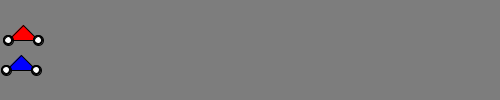
Frame 1 (no input)
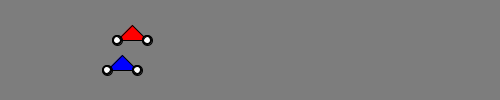
Frame 60 (the mouse pressed at the canvas centre just before this capture)
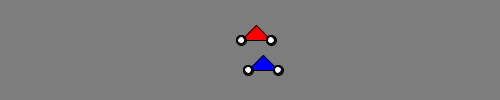
Frame 120 (the mouse held since frame 60 and released just before this capture)

The Processing sketch that drew these frames (run headless with seeded random() and noise(); from frame 60 on, the mouse is pressed at the canvas centre):

// Processing sketch: sketch_251030h
// ── sketch_251030h.pde
final color RED = color(255, 0, 0);  //constant: a variable with fixed value
final color BLUE = color(0, 0, 255);
int max = 450;

class Motorbike
{
  int x = 5;  //DATA MEMBERS : collection of variables that represent this
  int y;
  int speed=2;
  int size=30;
  color colour;

  //METHODS: functions an object of this type can perform
  void display()
  {
    float wheelHeight = size/3;
    fill(colour);
    triangle(x, y, x+size, y, x+size/2, y-size/2);  //built-in triangle routine
    drawWheel(x, y, wheelHeight);
    drawWheel(x+size, y, wheelHeight);
  }

  void drawWheel(int x, int y, float size)
  {
    float inner = size*2/3;
    fill(0);
    ellipse(x, y, size, size);
    fill(255);
    ellipse(x, y, inner, inner);
  }

  void move() {
    if (x < max) {
      speed = (int)random(5.0);
      x = x + speed;
    }
  }

  void update() {
    move();
    display();
  }
} //end of class description

Motorbike motorbike1;
Motorbike motorbike2;

void setup() {
  size(500, 100);

  // Motorbike 1
  motorbike1 = new Motorbike();
  motorbike1.colour = RED;
  motorbike1.y = 40;
  motorbike1.speed=2;
  motorbike1.size=30;

  // Motorbike 2
  motorbike2 = new Motorbike();
  motorbike2.colour = BLUE;
  motorbike2.y = 70;
  motorbike2.speed=1;
  motorbike2.size=30;
}

void draw()
{
  background(125);
  motorbike1.update();
  motorbike2.update();
}
